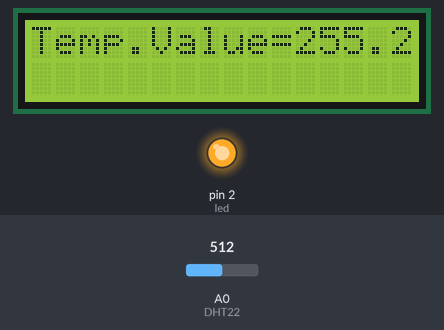
The sketch below on a simulated Arduino Uno, built with avr-gcc and run on an emulated ATmega328P. On the bench: 16×2 character LCD, output pins drawn as LEDs (lit = HIGH). Inputs (shaded band) come from the test bench; at power-on: A0 (DHT22) = 512.

Above: at 3.2 s.
3.3 s: A0 (DHT22) set to 716
At 4.7 s:
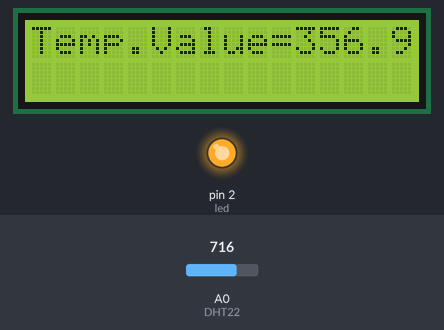
5.0 s: A0 (DHT22) set to 900
At 6.2 s:
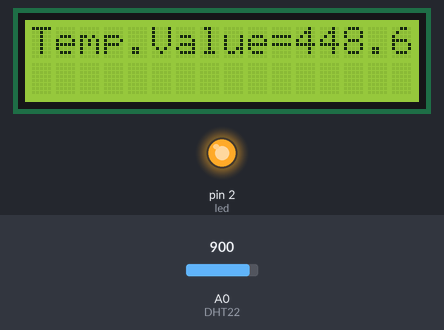
6.5 s: A0 (DHT22) set to 1023
At 7.0 s:
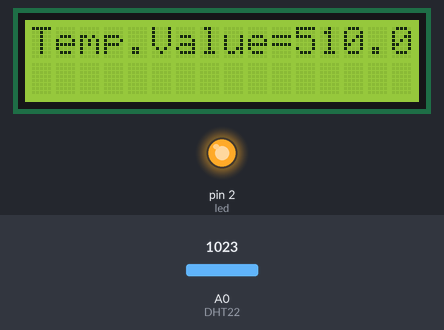
Timing chart, 0 to 9.5 s (numbered marks = the images above; inputs shaded):
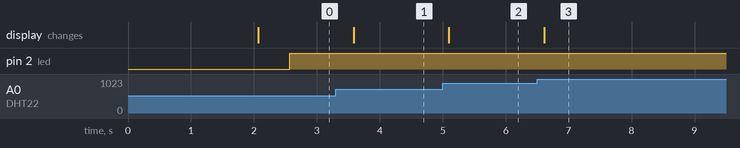

The sketch:

number_4.ino
```cpp
#include <LiquidCrystal.h>
const int rs=12, e=11, d4=10, d5=9, d6=8, d7=7;
LiquidCrystal lcd(rs, e, d4, d5, d6, d7);
const int DHT22 = A0;
int temperature = 0;
float realTemp = 0;
const int led = 2;
void setup() {
  lcd.begin(16,2);
  lcd.print("Temp.Project");
  delay(2000);
  pinMode(DHT22, INPUT);
  pinMode(led, OUTPUT);
}

void loop() {
  temperature = analogRead(DHT22);
  realTemp = (((float)temperature*5.0)/1023.0)*102.0;
  lcd.clear();
  lcd.print("Temp.Value=");
  lcd.print(realTemp);
  delay(500);
  if (realTemp > 50.0) {
    digitalWrite(led, HIGH);
  } else {
    digitalWrite(led, LOW);
  }

}
```

Measured:
- after the input at 3.3 s, the display: changes after 0.28 s (image 1)
- after the input at 5.0 s, the display: changes after 0.10 s (image 2)
- after the input at 6.5 s, the display: changes after 0.11 s (image 3)
